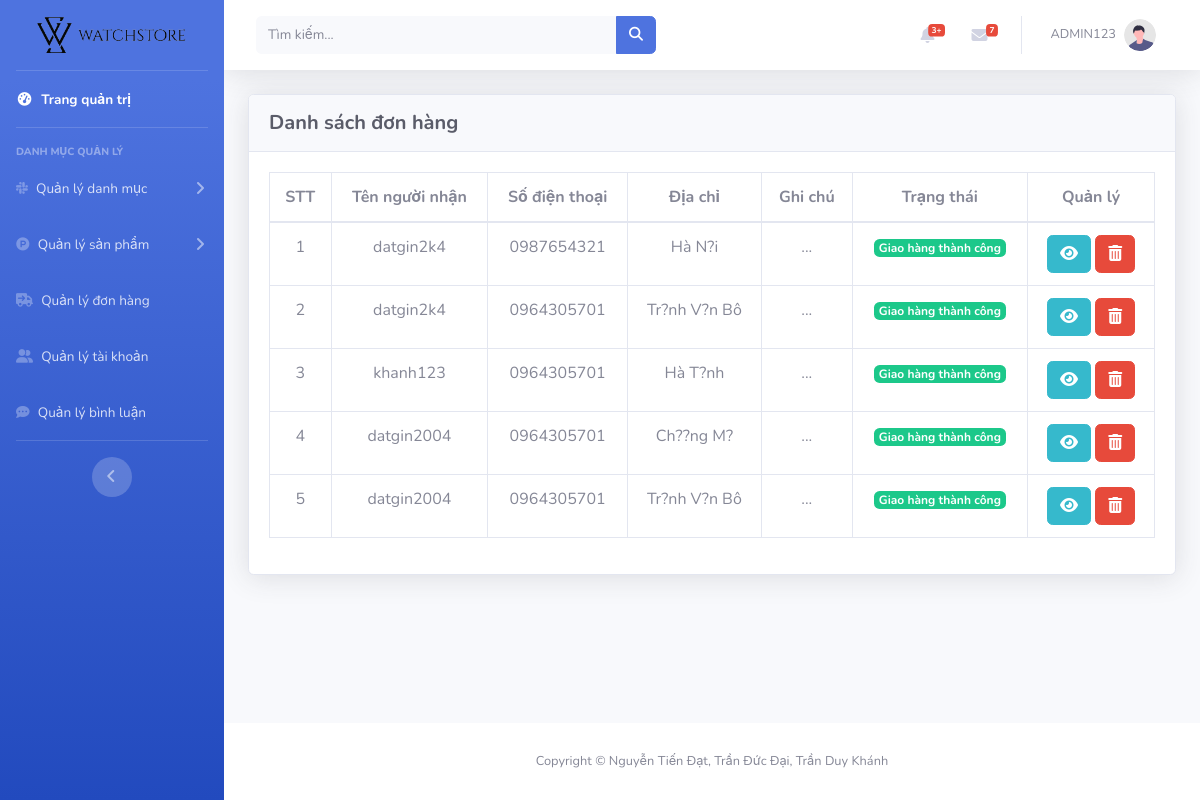
Before: /admin/index.php?act=list_donhang (signed in) with the older database file.
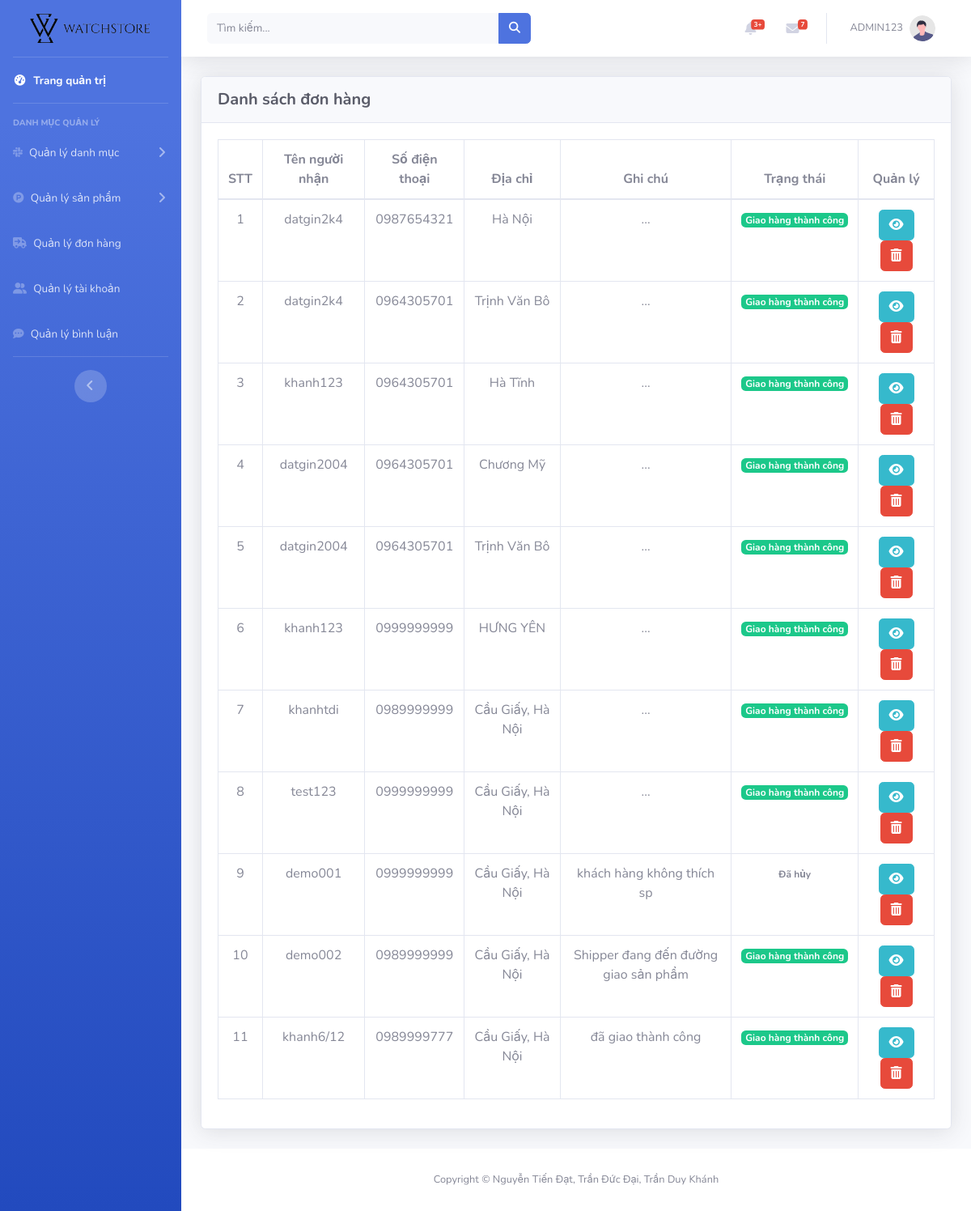
After: the same page with the newer database file.
### tables this page shows
CREATE TABLE `donhang` (
  `id` int(11) NOT NULL,
  `id_user` int(11) NOT NULL,
  `nguoi_nhan` varchar(255) NOT NULL,
  `email` varchar(255) NOT NULL,
  `tel` varchar(255) NOT NULL,
  `address` varchar(255) NOT NULL,
  `date` date DEFAULT NULL,
  `ghi_chu` varchar(255) DEFAULT NULL,
  `thanhtien` int(11) NOT NULL,
  `trangthai` int(11) NOT NULL
);

### model/pdo.php (called while the page is built, shortened)
<?php
function pdo_get_connection()
{
    $servername = "localhost";
    $username = "root";
    $password = "";
    try {
        $conn = new PDO("mysql:host=$servername;dbname=duan1", $username, $password);
        $conn->setAttribute(PDO::ATTR_ERRMODE, PDO::ERRMODE_EXCEPTION);
        return $conn;
    } catch (PDOException $e) {
        echo "Connection failed: " . $e->getMessage();
    }
}
function pdo_query($sql)
{
    $conn = pdo_get_connection();
    $sql = $conn->prepare($sql);
    $sql->execute();
    $kq = $sql->fetchAll(PDO::FETCH_ASSOC);
    return $kq;
}
?>

### model/donhang.php (called while the page is built, shortened)
<?php
function loadall_donhang($iddh = 0)
{
    $sql = "select * from donhang";
    return pdo_query($sql);
}

### admin/donhang/list_donhang.php (the view)
<div class="container-fluid">
    <div class="card shadow mb-4">
        <div class="card-header py-3">
            <h6 class="m-0 h5 text-dark font-weight-bold">Danh sách đơn hàng</h6>
        </div>
        <div class="card-body">
            <div class="table-responsive">
                <table class="table table-bordered text-center" id="dataTable" width="100%" cellspacing="0">
                    <thead>
                        <tr>
                            <th class="fw-bold text-secondary">STT</th>
                            <th class="fw-bold text-secondary">Tên người nhận</th>
                            <th class="fw-bold text-secondary">Số điện thoại</th>
                            <th class="fw-bold text-secondary">Địa chỉ</th>
                            <th class="fw-bold text-secondary">Ghi chú</th>
                            <th class="fw-bold text-secondary">Trạng thái</th>
                            <th class="fw-bold text-secondary">Quản lý</th>
                        </tr>
                    </thead>
                    <tbody>
                        <?php foreach ($list_donhang as $key => $value) { ?>
                            <tr>
                                <td><?= $key + 1 ?></td>
                                <td><?= $value['nguoi_nhan'] ?></td>
                                <td><?= $value['tel'] ?></td>
                                <td><?= $value['address'] ?></td>
                                <td>
                                    <?php
                                    if ($value['ghi_chu'] != null) {
                                        echo $value['ghi_chu'];
                                    } else {
                                        echo '...';
                                    }
                                    ?>
                                </td>
                                <td>
                                    <?php
                                    if ($value['trangthai'] == 0) {
                                        echo '<span class="badge bg-danger text-white">Chờ xác nhận</span>';
                                    } else if ($value['trangthai'] == 1) {
                                        echo '<span class="badge bg-primary text-white">Đã xác nhận</span>';
                                    } else if ($value['trangthai'] == 2) {
                                        echo '<span class="badge bg-warning text-white">Đang giao hàng</span>';
                                    } elseif ($value['trangthai'] == 3) {
                                        echo '<span class="badge bg-success text-white">Giao hàng thành công</span>';
                                    } else {
                                        echo '<span class="badge text-secondary text-white">Đã hủy</span>';
                                    } ?>
                                </td>
                                <td>
                                    <a type="button" class="btn btn-info" href="?act=update_donhang&id=<?= $value['id'] ?>"><i class="fa-solid fa-eye"></i></a>
                                    <a type="button" class="btn btn-danger" href=""><i class="fa-solid fa-trash-can"></i></a>
                                </td>
                            </tr>
                        <?php } ?>
                    </tbody>
                </table>
            </div>
        </div>
    </div>
</div>
</div>

Changed rows visible on the page:
changed donhang: address "Hà N?i" → "Hà Nội"
changed donhang (number 2 of 11 on the later page): address "Tr?nh V?n Bô" → "Trịnh Văn Bô"
changed donhang: address "Hà T?nh" → "Hà Tĩnh"
changed donhang: address "Ch??ng M?" → "Chương Mỹ"
changed donhang (number 5 of 11 on the later page): address "Tr?nh V?n Bô" → "Trịnh Văn Bô"
added donhang: nguoi_nhan "khanh123", tel "0999999999", address "HƯNG YÊN", trangthai "Giao hàng thành công"
added donhang: nguoi_nhan "khanhtdi", tel "0989999999", address "Cầu Giấy, Hà Nội", trangthai "Giao hàng thành công"
added donhang: nguoi_nhan "test123", tel "0999999999", address "Cầu Giấy, Hà Nội", trangthai "Giao hàng thành công"
added donhang: nguoi_nhan "demo001", tel "0999999999", address "Cầu Giấy, Hà Nội", ghi_chu "khách hàng không thích sp", trangthai "Đã hủy"
added donhang: nguoi_nhan "demo002", tel "0989999999", address "Cầu Giấy, Hà Nội", ghi_chu "Shipper đang đến đường giao sản phẩm", trangthai "Giao hàng thành công"
added donhang: nguoi_nhan "khanh6/12", tel "0989999777", address "Cầu Giấy, Hà Nội", ghi_chu "đã giao thành công", trangthai "Giao hàng thành công"
